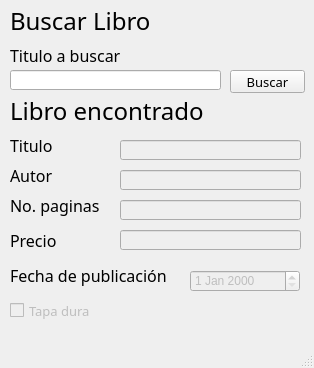
<?xml version="1.0" encoding="UTF-8"?>
<ui version="4.0">
 <class>MainWindow</class>
 <widget class="QMainWindow" name="MainWindow">
  <property name="geometry">
   <rect>
    <x>0</x>
    <y>0</y>
    <width>314</width>
    <height>368</height>
   </rect>
  </property>
  <property name="sizePolicy">
   <sizepolicy hsizetype="Fixed" vsizetype="Fixed">
    <horstretch>0</horstretch>
    <verstretch>0</verstretch>
   </sizepolicy>
  </property>
  <property name="minimumSize">
   <size>
    <width>314</width>
    <height>368</height>
   </size>
  </property>
  <property name="maximumSize">
   <size>
    <width>314</width>
    <height>368</height>
   </size>
  </property>
  <property name="windowTitle">
   <string>Buscar libro</string>
  </property>
  <widget class="QWidget" name="centralwidget">
   <widget class="QLabel" name="label">
    <property name="geometry">
     <rect>
      <x>10</x>
      <y>90</y>
      <width>211</width>
      <height>41</height>
     </rect>
    </property>
    <property name="font">
     <font>
      <family>Arial Rounded MT Bold</family>
      <pointsize>18</pointsize>
     </font>
    </property>
    <property name="text">
     <string>Libro encontrado</string>
    </property>
    <property name="textFormat">
     <enum>Qt::AutoText</enum>
    </property>
    <property name="scaledContents">
     <bool>false</bool>
    </property>
    <property name="wordWrap">
     <bool>false</bool>
    </property>
   </widget>
   <widget class="QLabel" name="label_2">
    <property name="geometry">
     <rect>
      <x>10</x>
      <y>130</y>
      <width>51</width>
      <height>31</height>
     </rect>
    </property>
    <property name="font">
     <font>
      <family>Arial Rounded MT Bold</family>
      <pointsize>12</pointsize>
     </font>
    </property>
    <property name="text">
     <string>Titulo</string>
    </property>
   </widget>
   <widget class="QLineEdit" name="lblTitulo">
    <property name="enabled">
     <bool>false</bool>
    </property>
    <property name="geometry">
     <rect>
      <x>120</x>
      <y>140</y>
      <width>181</width>
      <height>20</height>
     </rect>
    </property>
    <property name="font">
     <font>
      <family>Arial</family>
      <pointsize>10</pointsize>
     </font>
    </property>
   </widget>
   <widget class="QLabel" name="label_3">
    <property name="geometry">
     <rect>
      <x>10</x>
      <y>160</y>
      <width>71</width>
      <height>31</height>
     </rect>
    </property>
    <property name="font">
     <font>
      <family>Arial Rounded MT Bold</family>
      <pointsize>12</pointsize>
     </font>
    </property>
    <property name="text">
     <string>Autor</string>
    </property>
   </widget>
   <widget class="QLineEdit" name="lblAutor">
    <property name="enabled">
     <bool>false</bool>
    </property>
    <property name="geometry">
     <rect>
      <x>120</x>
      <y>170</y>
      <width>181</width>
      <height>20</height>
     </rect>
    </property>
    <property name="font">
     <font>
      <family>Arial</family>
      <pointsize>10</pointsize>
     </font>
    </property>
   </widget>
   <widget class="QLabel" name="label_4">
    <property name="geometry">
     <rect>
      <x>10</x>
      <y>190</y>
      <width>101</width>
      <height>31</height>
     </rect>
    </property>
    <property name="font">
     <font>
      <family>Arial Rounded MT Bold</family>
      <pointsize>12</pointsize>
     </font>
    </property>
    <property name="text">
     <string>No. paginas</string>
    </property>
   </widget>
   <widget class="QLabel" name="label_5">
    <property name="geometry">
     <rect>
      <x>10</x>
      <y>230</y>
      <width>61</width>
      <height>21</height>
     </rect>
    </property>
    <property name="font">
     <font>
      <family>Arial Rounded MT Bold</family>
      <pointsize>12</pointsize>
     </font>
    </property>
    <property name="text">
     <string>Precio</string>
    </property>
   </widget>
   <widget class="QLabel" name="label_6">
    <property name="geometry">
     <rect>
      <x>10</x>
      <y>260</y>
      <width>171</width>
      <height>31</height>
     </rect>
    </property>
    <property name="font">
     <font>
      <family>Arial Rounded MT Bold</family>
      <pointsize>12</pointsize>
     </font>
    </property>
    <property name="text">
     <string>Fecha de publicación</string>
    </property>
   </widget>
   <widget class="QCheckBox" name="chxTapaDura">
    <property name="enabled">
     <bool>false</bool>
    </property>
    <property name="geometry">
     <rect>
      <x>10</x>
      <y>300</y>
      <width>91</width>
      <height>21</height>
     </rect>
    </property>
    <property name="font">
     <font>
      <family>Arial Rounded MT Bold</family>
      <pointsize>10</pointsize>
     </font>
    </property>
    <property name="text">
     <string>Tapa dura</string>
    </property>
   </widget>
   <widget class="QLineEdit" name="lblPaginas">
    <property name="enabled">
     <bool>false</bool>
    </property>
    <property name="geometry">
     <rect>
      <x>120</x>
      <y>200</y>
      <width>181</width>
      <height>20</height>
     </rect>
    </property>
    <property name="font">
     <font>
      <family>Arial</family>
      <pointsize>10</pointsize>
     </font>
    </property>
   </widget>
   <widget class="QLineEdit" name="lblPrecio">
    <property name="enabled">
     <bool>false</bool>
    </property>
    <property name="geometry">
     <rect>
      <x>120</x>
      <y>230</y>
      <width>181</width>
      <height>20</height>
     </rect>
    </property>
    <property name="font">
     <font>
      <family>Arial</family>
      <pointsize>10</pointsize>
     </font>
    </property>
   </widget>
   <widget class="QDateEdit" name="dpFecha">
    <property name="enabled">
     <bool>false</bool>
    </property>
    <property name="geometry">
     <rect>
      <x>190</x>
      <y>270</y>
      <width>110</width>
      <height>22</height>
     </rect>
    </property>
   </widget>
   <widget class="QLabel" name="label_7">
    <property name="geometry">
     <rect>
      <x>10</x>
      <y>0</y>
      <width>201</width>
      <height>41</height>
     </rect>
    </property>
    <property name="font">
     <font>
      <family>Arial Rounded MT Bold</family>
      <pointsize>18</pointsize>
     </font>
    </property>
    <property name="text">
     <string>Buscar Libro</string>
    </property>
    <property name="textFormat">
     <enum>Qt::AutoText</enum>
    </property>
    <property name="scaledContents">
     <bool>false</bool>
    </property>
    <property name="wordWrap">
     <bool>false</bool>
    </property>
   </widget>
   <widget class="QLineEdit" name="lblTitulo_2">
    <property name="geometry">
     <rect>
      <x>10</x>
      <y>70</y>
      <width>211</width>
      <height>20</height>
     </rect>
    </property>
    <property name="font">
     <font>
      <family>Arial</family>
      <pointsize>10</pointsize>
     </font>
    </property>
   </widget>
   <widget class="QPushButton" name="btnBuscar">
    <property name="geometry">
     <rect>
      <x>230</x>
      <y>70</y>
      <width>75</width>
      <height>23</height>
     </rect>
    </property>
    <property name="font">
     <font>
      <family>Arial Rounded MT Bold</family>
      <pointsize>10</pointsize>
     </font>
    </property>
    <property name="text">
     <string>Buscar</string>
    </property>
   </widget>
   <widget class="QLabel" name="label_8">
    <property name="geometry">
     <rect>
      <x>10</x>
      <y>40</y>
      <width>131</width>
      <height>31</height>
     </rect>
    </property>
    <property name="font">
     <font>
      <family>Arial Rounded MT Bold</family>
      <pointsize>12</pointsize>
     </font>
    </property>
    <property name="text">
     <string>Titulo a buscar</string>
    </property>
   </widget>
  </widget>
  <widget class="QMenuBar" name="menubar">
   <property name="geometry">
    <rect>
     <x>0</x>
     <y>0</y>
     <width>314</width>
     <height>21</height>
    </rect>
   </property>
  </widget>
  <widget class="QStatusBar" name="statusbar"/>
 </widget>
 <resources/>
 <connections/>
</ui>
